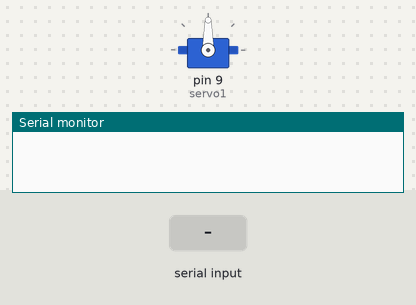
The sketch below on a simulated Arduino Uno, built with avr-gcc and run on an emulated ATmega328P. On the bench: servo, the last lines printed to the serial monitor. The test bench sets the inputs (shaded band).

Above: at 1.2 s.
1.3 s: "S1:\n" received over Serial
At 1.6 s:
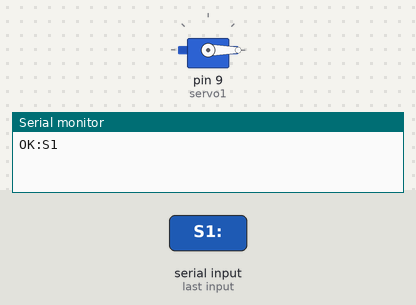
2.8 s: "S1:90\n" received over Serial
At 4.0 s:
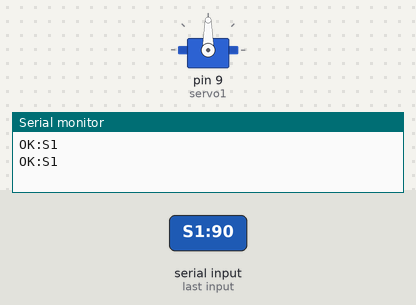
4.3 s: "S1:,45\n" received over Serial
At 5.2 s:
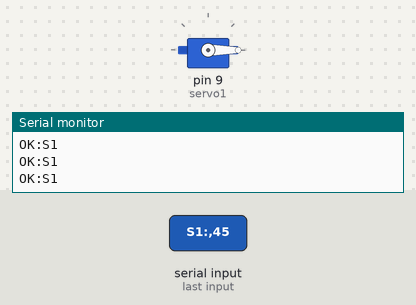
Timing chart, 0 to 7.3 s (numbered marks = the images above; inputs shaded):
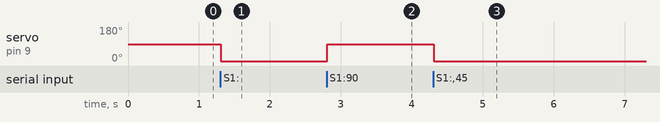

Measured:
- after the input at 1.3 s, servo on pin 9 (servo1): 90° → 0° at once
- after the input at 2.8 s, servo on pin 9 (servo1): 0° → 90° at once
- after the input at 4.3 s, servo on pin 9 (servo1): 90° → 0° at once

The sketch:

arduino_code.ino
```cpp
#include <Servo.h>

Servo servo1;
String gelenVeri;

void setup() {
  Serial.begin(9600);
  servo1.attach(9);

  servo1.write(90);
}

void loop() {
  if (Serial.available() > 0) {
    gelenVeri = Serial.readStringUntil('\n');

    if (gelenVeri.startsWith("S1:")) {
      int aci = gelenVeri.substring(3).toInt();
      servo1.write(aci);
      Serial.println("OK:S1");
    }
  }
}
```
